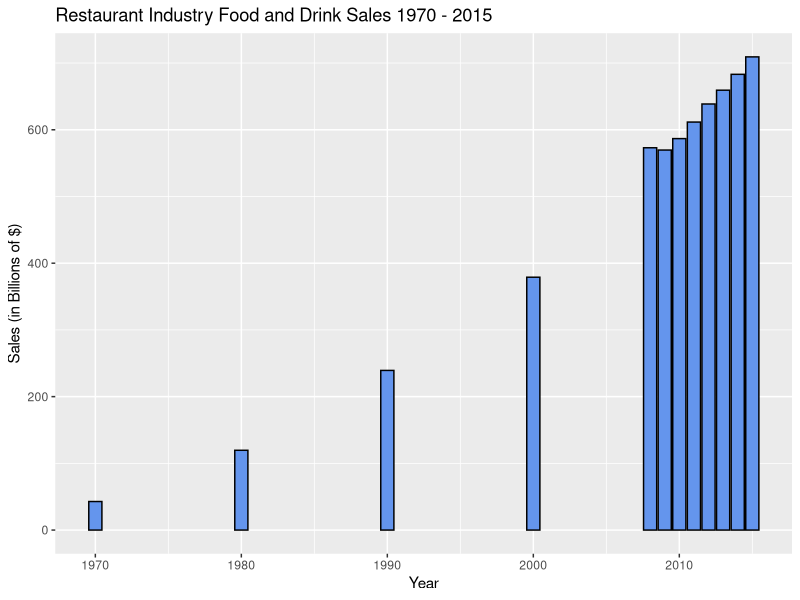
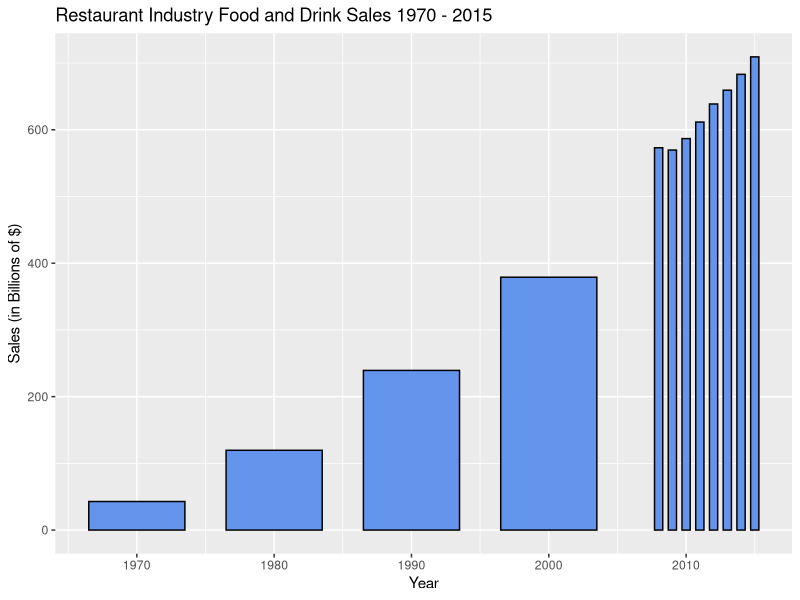
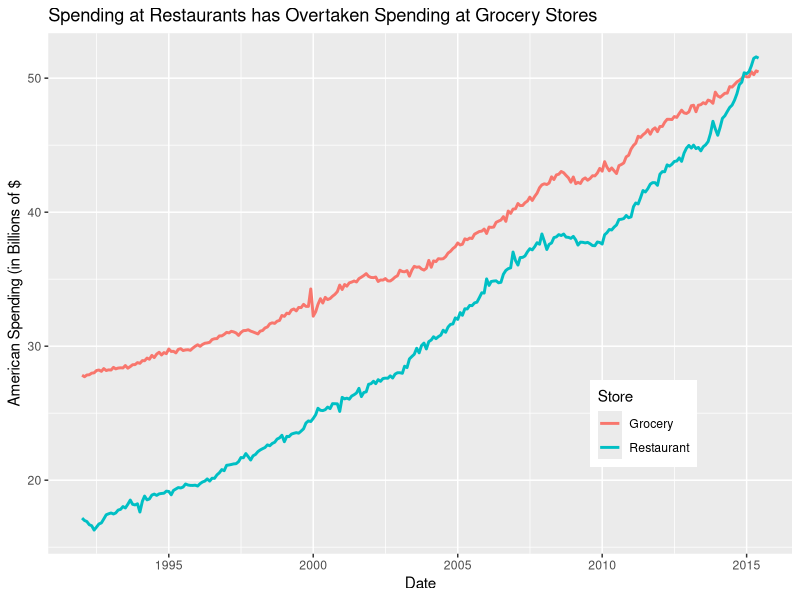
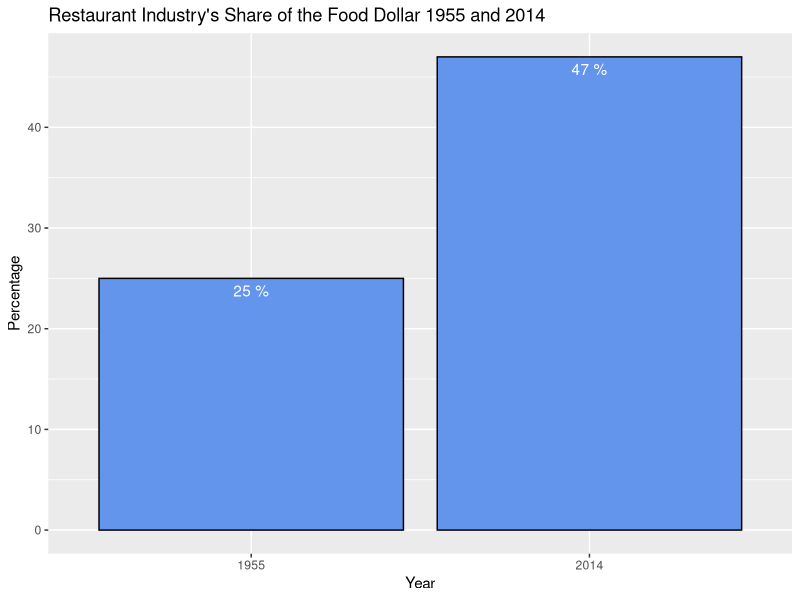
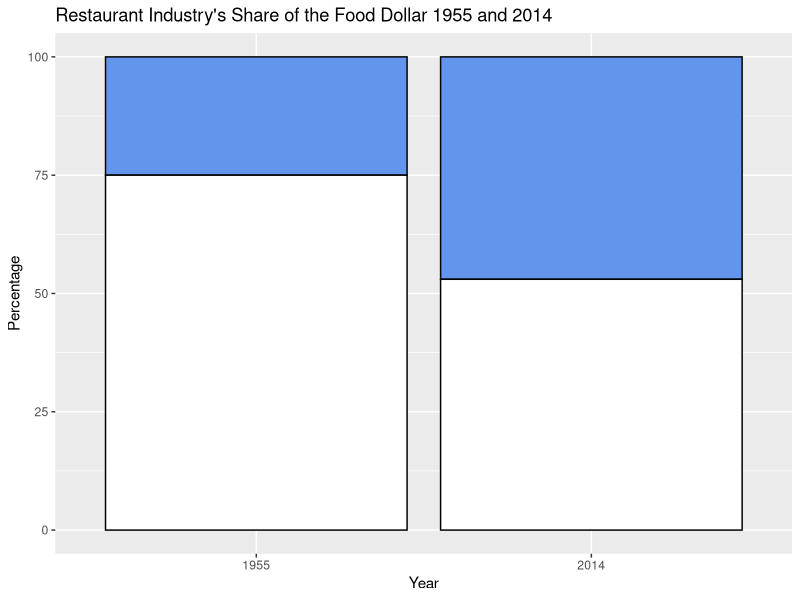
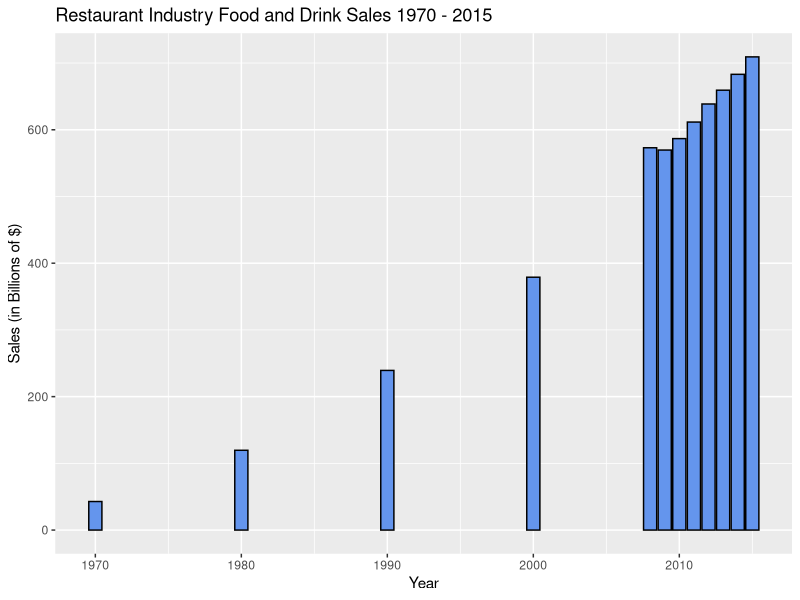
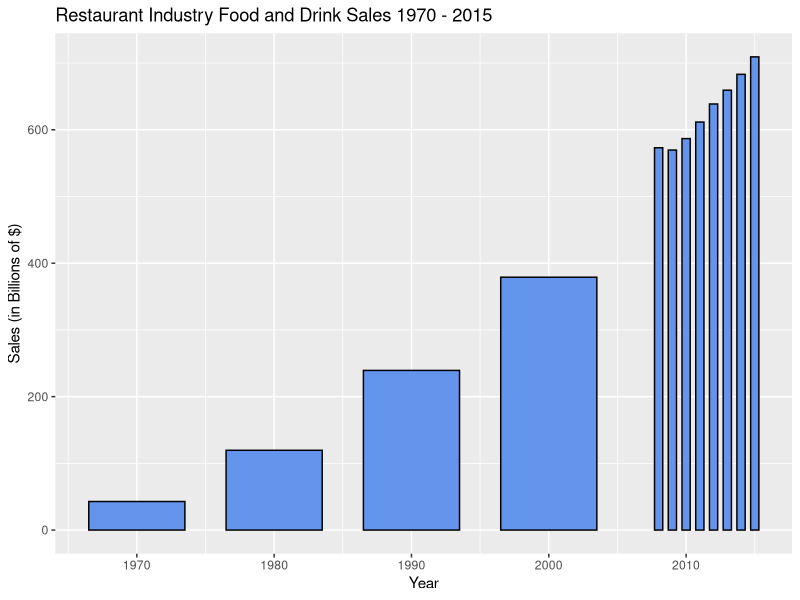
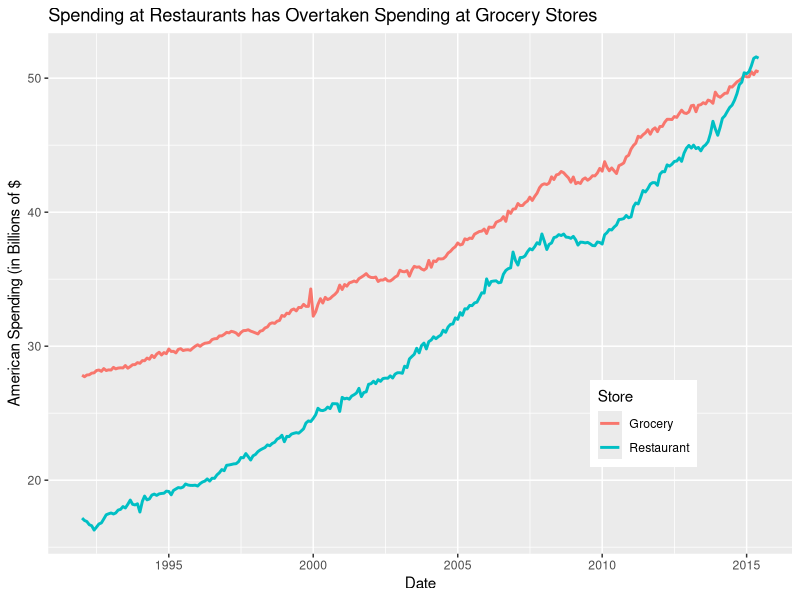

Reproduce these figures in R, in order.
restaurant.sales <- read.csv("Food_Drink_Sales.csv")
head(restaurant.sales)
library(ggplot2)
library(Cairo)

# increase in food and drink sales 1970 to 2015
food.drink.sales <- ggplot(data=restaurant.sales, aes(x=year, y=sales)) + 
    geom_bar(stat="identity", fill="cornflowerblue", colour="black") +
    ggtitle("Restaurant Industry Food and Drink Sales 1970 - 2015") + 
    xlab("Year") + ylab("Sales (in Billions of $)")
print(food.drink.sales)

CairoPNG(file = "food_drink_sales_1970-2015.png", width = 792, height = 612)
print(food.drink.sales)
dev.off()

# alternative view of same graph as above 
widths <- c(rep(7, 4), rep(0.6, 8))
food.drink.sales2 <- ggplot(data=restaurant.sales, aes(x=year, y=sales, width=widths)) + 
    geom_bar(stat="identity", fill="cornflowerblue", colour="black") +
    ggtitle("Restaurant Industry Food and Drink Sales 1970 - 2015") + 
    xlab("Year") + ylab("Sales (in Billions of $)")
print(food.drink.sales2)
# wide bars are slightly misleading
# another option would be to change the distance between the decades on the
# x axis, if we could do it in a way that wasn't misleading

CairoPNG(file = "food_drink_sales_1970-2015(2).png", width = 792, height = 612)
print(food.drink.sales2)
dev.off()

grocery.restaurant.sales <- read.csv("grocery_vs_restaurant_sales.csv")
grocery.restaurant.sales$Date <- as.Date(grocery.restaurant.sales$Period, format="%m/%d/%Y")
grocery.restaurant.sales$Value <- grocery.restaurant.sales$Value/1000
grocery.vs.restaurant <- ggplot(data=grocery.restaurant.sales, aes(x=Date, y=Value, color=Store)) + 
    geom_line(size=1) + theme(legend.position=c(0.8,0.25)) +
    ggtitle("Spending at Restaurants has Overtaken Spending at Grocery Stores") +
    xlab("Date") + ylab('American Spending (in Billions of $') 
print(grocery.vs.restaurant)

CairoPNG(file = "grocery_vs_restaurant_sales.png", width = 792, height = 612)
print(grocery.vs.restaurant)
dev.off()

# change in restaurant ind. share of food dollar 1955 and 2014
year <- c(1955, 2014)
share <- c(25, 47)
food.dollar.share <- data.frame(year, share)
head(food.dollar.share)
share1 <- ggplot(data=food.dollar.share, aes(x=factor(year), y=share)) + 
    geom_bar(stat="identity", fill="cornflowerblue", color="black") + 
    geom_text(aes(label=paste(format(share), '%')), vjust=1.5, color="white") + 
    ggtitle("Restaurant Industry's Share of the Food Dollar 1955 and 2014") + 
    xlab("Year") + ylab("Percentage")
print(share1)

CairoPNG(file = "food_dollar_share.png", width = 792, height = 612)
print(share1)
dev.off()

# alternative view of same share of food dollar graph
year <- c(1955, 2014, 1955, 2014)
share <- c(25, 47, 75, 53)
id <- c(1, 1, 2, 2)
food.dollar.share <- data.frame(year, share, factor(id))
head(food.dollar.share)
share2 <- ggplot(data=food.dollar.share, aes(x=factor(year), y=share)) + 
    geom_bar(aes(fill=factor(id)), stat="identity", color="black") + 
    geom_text(aes(label=paste(format(share), '%')), vjust=1.5, color="white") + 
    ggtitle("Restaurant Industry's Share of the Food Dollar 1955 and 2014") + 
    xlab("Year") + ylab("Percentage") + guides(fill=FALSE) +
    scale_fill_manual(values=c("cornflowerblue", "white"))
print(share2)

CairoPNG(file = "food_dollar_share(2).png", width = 792, height = 612)
print(share2)
dev.off()
